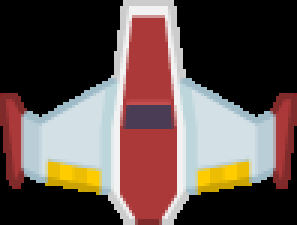
#> input picture player.png, 99 x 75 px, given in place of the camera (shown 3 times larger)
$ python proyecto1_modificando.py
#> lines starting #> are read from the running program, lines starting #| are printed output that depends on the picture; after the words box and inside, x2 and y2 are one past the last pixel; in counts of white or black regions, pixels touching at a corner belong together
#> further down, img is the input picture: shape (75, 99, 3); mean B, G, R 74.3, 79.4, 97.9
#> `imgHsv = cv2.cvtColor(imgResult, cv2.COLOR_BGR2HSV)`: imgHsv: shape (75, 99, 3); mean H, S, V 24.2, 48.3, 103.2
# -*- coding: utf-8 -*-
import cv2
import numpy as np
frameWidth = 640
frameHeight = 480
cap = cv2.VideoCapture(0)
cap.set(3, frameWidth)
cap.set(4, frameHeight)
cap.set(10,150)

myColors = [[114,128,142,255,73,255],[48,78,56,188,64,255]]


myColorValues = [[0,0,255],          ## BGR
                 [0,0,255]]

myPoints =  []  ## [x , y , colorId ]

def findColor(img,myColors,myColorValues):
    imgHSV = cv2.cvtColor(img, cv2.COLOR_BGR2HSV)
#> imgHSV: shape (75, 99, 3); mean H, S, V 44, 122.2, 106.3
    count = 0
    newPoints=[]
    for color in myColors:
        lower = np.array(color[0:3])
        upper = np.array(color[3:6])
        mask = cv2.inRange(imgHSV,lower,upper)
        x,y=getContours(mask)
        cv2.circle(imgResult,(x,y),15,myColorValues[count],cv2.FILLED)
        if x!=0 and y!=0:
            newPoints.append([x,y,count])
        count +=1
#> this loop made 2 passes
#> (x, y) on passes 1 to 2: (-2, -1), (-2, -1)
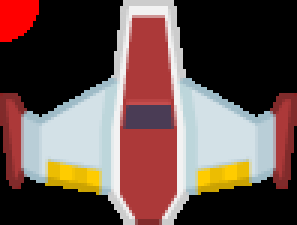
#> imgResult: shape (75, 99, 3) (shown 3 times larger); 1.99% of pixels changed, all inside (x1, y1, x2, y2) = (0, 0, 13, 14)
#> after the loop, count = 2; newPoints = [[-2, -1, 0], [-2, -1, 1]]
        #cv2.imshow(str(color[0]),mask)
    return newPoints

def getContours(img):
    contours,hierarchy = cv2.findContours(img,cv2.RETR_EXTERNAL,cv2.CHAIN_APPROX_NONE)
    x,y,w,h = -1,-1,-1,-1
    #print(contours)
    for cnt in contours:
        area = cv2.contourArea(cnt)
        if area>50:
            #cv2.drawContours(imgResult, cnt, -1, (255, 0, 0), 3)
            peri = cv2.arcLength(cnt,True)
            approx = cv2.approxPolyDP(cnt,0.02*peri,True)
            x, y, w, h = cv2.boundingRect(approx)
    return x+w//2,y

def drawOnCanvas(myPoints,myColorValues):
    for point in myPoints:
        cv2.circle(imgResult, (point[0], point[1]), 10, myColorValues[point[2]], cv2.FILLED)


if __name__ =='__main__':

    while True:
        success, img = cap.read()
        imgResult = img.copy()

        imgHsv = cv2.cvtColor(imgResult, cv2.COLOR_BGR2HSV)
        #newPoints = findColor(img, myColors,myColorValues)
        newPoints = findColor(imgHsv, myColors,myColorValues)
#> newPoints = [[-2, -1, 0], [-2, -1, 1]]

        if len(newPoints)!=0:
            for newP in newPoints:
                myPoints.append(newP)
#> this loop made 2 passes
#> after the loop, myPoints = [[-2, -1, 0], [-2, -1, 1]]
        if len(myPoints)!=0:
            drawOnCanvas(myPoints,myColorValues)
#> the loop in drawOnCanvas, `for point in myPoints:` made 2 passes


        cv2.imshow("Result", imgResult)


        # [6 lines of commented-out code are left out]


        if cv2.waitKey(1) & 0xFF == ord('q'):
#> (key q is pressed here)
            break
